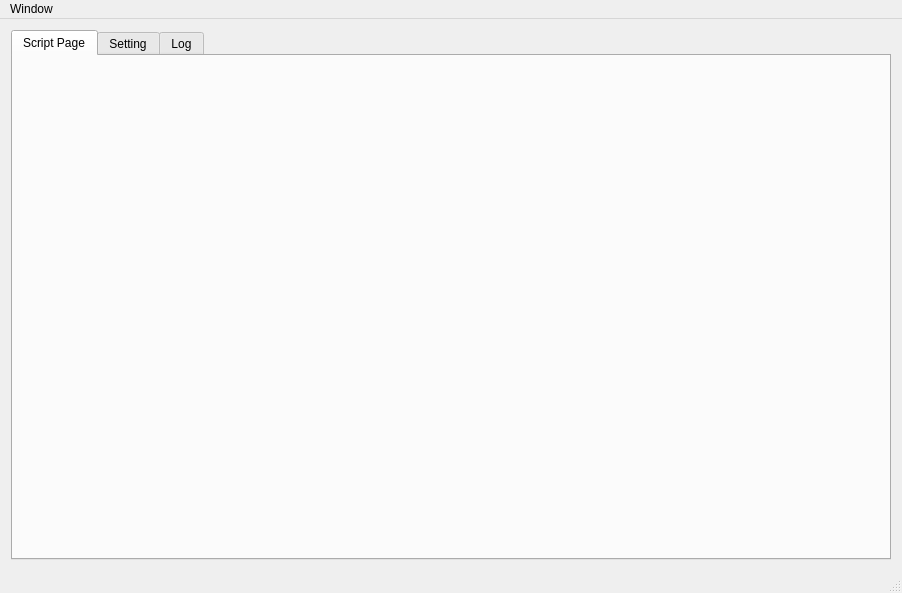
<?xml version="1.0" encoding="UTF-8"?>
<ui version="4.0">
 <class>MainWindowClass</class>
 <widget class="QMainWindow" name="MainWindowClass">
  <property name="geometry">
   <rect>
    <x>0</x>
    <y>0</y>
    <width>902</width>
    <height>593</height>
   </rect>
  </property>
  <property name="windowTitle">
   <string>MainWindow</string>
  </property>
  <widget class="QWidget" name="centralWidget">
   <layout class="QVBoxLayout" name="verticalLayout">
    <item>
     <widget class="QTabWidget" name="tabWidget">
      <property name="tabPosition">
       <enum>QTabWidget::North</enum>
      </property>
      <property name="currentIndex">
       <number>0</number>
      </property>
      <widget class="ScriptPage" name="scriptPage">
       <attribute name="title">
        <string>Script Page</string>
       </attribute>
      </widget>
      <widget class="SettingPage" name="settingPage">
       <attribute name="title">
        <string>Setting</string>
       </attribute>
      </widget>
      <widget class="LogPage" name="logPage">
       <attribute name="title">
        <string>Log</string>
       </attribute>
      </widget>
     </widget>
    </item>
   </layout>
  </widget>
  <widget class="QMenuBar" name="menuBar">
   <property name="geometry">
    <rect>
     <x>0</x>
     <y>0</y>
     <width>902</width>
     <height>26</height>
    </rect>
   </property>
   <widget class="QMenu" name="menuWindow">
    <property name="title">
     <string>Window</string>
    </property>
    <addaction name="actionSave"/>
    <addaction name="actionHide"/>
    <addaction name="actionExit"/>
   </widget>
   <addaction name="menuWindow"/>
  </widget>
  <widget class="QStatusBar" name="statusBar"/>
  <action name="actionSave">
   <property name="text">
    <string>Save</string>
   </property>
  </action>
  <action name="actionExit">
   <property name="text">
    <string>Exit</string>
   </property>
  </action>
  <action name="actionHide">
   <property name="text">
    <string>Hide</string>
   </property>
  </action>
 </widget>
 <layoutdefault spacing="6" margin="11"/>
 <customwidgets>
  <customwidget>
   <class>SettingPage</class>
   <extends>QWidget</extends>
   <header>SettingPage.h</header>
   <container>1</container>
  </customwidget>
  <customwidget>
   <class>ScriptPage</class>
   <extends>QWidget</extends>
   <header>ScriptPage.h</header>
   <container>1</container>
  </customwidget>
  <customwidget>
   <class>LogPage</class>
   <extends>QWidget</extends>
   <header>LogPage.h</header>
   <container>1</container>
  </customwidget>
 </customwidgets>
 <resources>
  <include location="MainWindow.qrc"/>
 </resources>
 <connections>
  <connection>
   <sender>actionSave</sender>
   <signal>triggered()</signal>
   <receiver>MainWindowClass</receiver>
   <slot>save()</slot>
   <hints>
    <hint type="sourcelabel">
     <x>-1</x>
     <y>-1</y>
    </hint>
    <hint type="destinationlabel">
     <x>450</x>
     <y>296</y>
    </hint>
   </hints>
  </connection>
  <connection>
   <sender>actionHide</sender>
   <signal>triggered()</signal>
   <receiver>MainWindowClass</receiver>
   <slot>hide()</slot>
   <hints>
    <hint type="sourcelabel">
     <x>-1</x>
     <y>-1</y>
    </hint>
    <hint type="destinationlabel">
     <x>450</x>
     <y>296</y>
    </hint>
   </hints>
  </connection>
  <connection>
   <sender>actionExit</sender>
   <signal>triggered()</signal>
   <receiver>MainWindowClass</receiver>
   <slot>exit()</slot>
   <hints>
    <hint type="sourcelabel">
     <x>-1</x>
     <y>-1</y>
    </hint>
    <hint type="destinationlabel">
     <x>450</x>
     <y>296</y>
    </hint>
   </hints>
  </connection>
 </connections>
 <slots>
  <slot>save()</slot>
  <slot>exit()</slot>
 </slots>
</ui>
